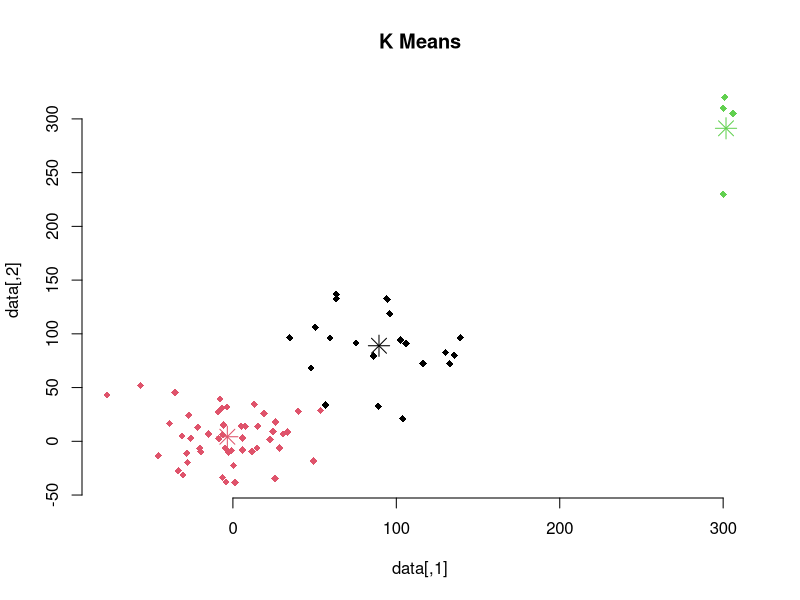

Recreate this plot in R.
N_cluster = 3

train <- function(data) {
    data_classified <- kmeans(data, N_cluster, 30, 3)
    dev.new()
    plot(data, col=data_classified$cluster, pch=18, frame=F, main="K Means")
    points(data_classified$centers, col=1:3, pch=8, cex=2)
    data_classified
}



data <- rbind(matrix(rnorm(100, sd = 25), ncol = 2),
              matrix(rnorm(40, mean = 100, sd = 27), ncol = 2),
              matrix(c(300, 301, 300, 306, 230, 320, 310, 305), ncol=2)
              )

train(data)

readline()
dev.off()
